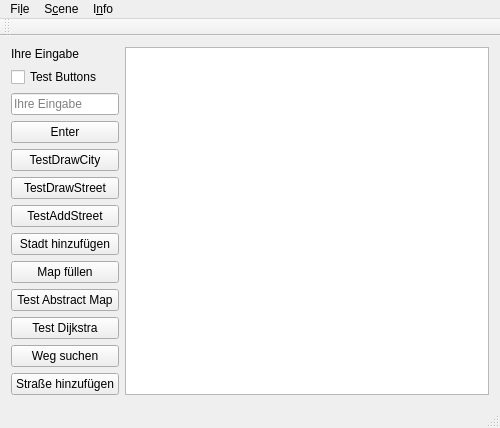
<?xml version="1.0" encoding="UTF-8"?>
<ui version="4.0">
 <class>MainWindow</class>
 <widget class="QMainWindow" name="MainWindow">
  <property name="geometry">
   <rect>
    <x>0</x>
    <y>0</y>
    <width>500</width>
    <height>273</height>
   </rect>
  </property>
  <property name="windowTitle">
   <string>MainWindow</string>
  </property>
  <widget class="QWidget" name="centralWidget">
   <layout class="QGridLayout" name="gridLayout" columnstretch="0,1">
    <item row="7" column="0">
     <widget class="QPushButton" name="pushButton_add_city">
      <property name="text">
       <string>Stadt hinzufügen</string>
      </property>
     </widget>
    </item>
    <item row="0" column="0">
     <widget class="QLabel" name="label_Eingabe">
      <property name="text">
       <string>Ihre Eingabe</string>
      </property>
     </widget>
    </item>
    <item row="10" column="0">
     <widget class="QPushButton" name="pushButton_test_dijkstra">
      <property name="text">
       <string>Test Dijkstra</string>
      </property>
     </widget>
    </item>
    <item row="4" column="0">
     <widget class="QPushButton" name="pushButton_test_draw_City">
      <property name="enabled">
       <bool>true</bool>
      </property>
      <property name="visible">
       <bool>false</bool>
      </property>
      <property name="text">
       <string>TestDrawCity</string>
      </property>
     </widget>
    </item>
    <item row="1" column="0">
     <widget class="QCheckBox" name="checkBox">
      <property name="text">
       <string>Test Buttons</string>
      </property>
     </widget>
    </item>
    <item row="0" column="1" rowspan="14">
     <widget class="QGraphicsView" name="graphicsView"/>
    </item>
    <item row="3" column="0">
     <widget class="QPushButton" name="pushButton_teste_was">
      <property name="toolTip">
       <string>Eingabe bestätigen</string>
      </property>
      <property name="text">
       <string>Enter</string>
      </property>
     </widget>
    </item>
    <item row="2" column="0">
     <widget class="QLineEdit" name="lineEdit_teste_was">
      <property name="placeholderText">
       <string>Ihre Eingabe</string>
      </property>
      <property name="clearButtonEnabled">
       <bool>true</bool>
      </property>
     </widget>
    </item>
    <item row="6" column="0">
     <widget class="QPushButton" name="pushButton_test_add_street">
      <property name="enabled">
       <bool>true</bool>
      </property>
      <property name="visible">
       <bool>false</bool>
      </property>
      <property name="text">
       <string>TestAddStreet</string>
      </property>
     </widget>
    </item>
    <item row="8" column="0">
     <widget class="QPushButton" name="pushButton_fill_map">
      <property name="text">
       <string>Map füllen</string>
      </property>
     </widget>
    </item>
    <item row="13" column="0">
     <spacer name="verticalSpacer">
      <property name="orientation">
       <enum>Qt::Vertical</enum>
      </property>
      <property name="sizeHint" stdset="0">
       <size>
        <width>20</width>
        <height>40</height>
       </size>
      </property>
     </spacer>
    </item>
    <item row="9" column="0">
     <widget class="QPushButton" name="pushButton_test_abstractMap">
      <property name="text">
       <string>Test Abstract Map</string>
      </property>
     </widget>
    </item>
    <item row="5" column="0">
     <widget class="QPushButton" name="pushButton_test_draw_street">
      <property name="enabled">
       <bool>true</bool>
      </property>
      <property name="visible">
       <bool>false</bool>
      </property>
      <property name="text">
       <string>TestDrawStreet</string>
      </property>
     </widget>
    </item>
    <item row="11" column="0">
     <widget class="QPushButton" name="pushButton_show_dijkstra_dialog">
      <property name="text">
       <string>Weg suchen</string>
      </property>
     </widget>
    </item>
    <item row="12" column="0">
     <widget class="QPushButton" name="pushButton_add_street">
      <property name="text">
       <string>Straße hinzufügen</string>
      </property>
     </widget>
    </item>
   </layout>
  </widget>
  <widget class="QMenuBar" name="menuBar">
   <property name="geometry">
    <rect>
     <x>0</x>
     <y>0</y>
     <width>500</width>
     <height>17</height>
    </rect>
   </property>
   <widget class="QMenu" name="menuFile">
    <property name="title">
     <string>Fi&amp;le</string>
    </property>
    <addaction name="actionOpen"/>
    <addaction name="actionSave"/>
    <addaction name="separator"/>
    <addaction name="actionExit"/>
   </widget>
   <widget class="QMenu" name="menuScene">
    <property name="title">
     <string>S&amp;cene</string>
    </property>
    <addaction name="actionClear_Scene"/>
   </widget>
   <widget class="QMenu" name="menuInfo">
    <property name="title">
     <string>I&amp;nfo</string>
    </property>
    <addaction name="actionAbout"/>
   </widget>
   <addaction name="menuFile"/>
   <addaction name="menuScene"/>
   <addaction name="menuInfo"/>
  </widget>
  <widget class="QToolBar" name="mainToolBar">
   <attribute name="toolBarArea">
    <enum>TopToolBarArea</enum>
   </attribute>
   <attribute name="toolBarBreak">
    <bool>false</bool>
   </attribute>
  </widget>
  <widget class="QStatusBar" name="statusBar"/>
  <action name="actionOpen">
   <property name="enabled">
    <bool>false</bool>
   </property>
   <property name="text">
    <string>&amp;Open</string>
   </property>
  </action>
  <action name="actionSave">
   <property name="enabled">
    <bool>false</bool>
   </property>
   <property name="text">
    <string>&amp;Save</string>
   </property>
  </action>
  <action name="actionExit">
   <property name="text">
    <string>&amp;Exit</string>
   </property>
   <property name="shortcut">
    <string>Alt+E</string>
   </property>
  </action>
  <action name="actionClear_Scene">
   <property name="text">
    <string>&amp;Clear Scene</string>
   </property>
   <property name="shortcut">
    <string>Alt+S</string>
   </property>
  </action>
  <action name="actionAbout">
   <property name="text">
    <string>&amp;About</string>
   </property>
  </action>
 </widget>
 <layoutdefault spacing="6" margin="11"/>
 <resources/>
 <connections/>
</ui>
